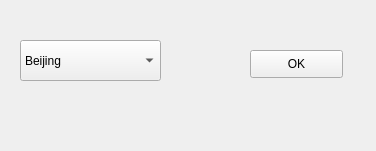
<?xml version="1.0" encoding="UTF-8"?>
<ui version="4.0">
 <class>prov_info</class>
 <widget class="QWidget" name="prov_info">
  <property name="geometry">
   <rect>
    <x>0</x>
    <y>0</y>
    <width>376</width>
    <height>151</height>
   </rect>
  </property>
  <property name="windowTitle">
   <string>Form</string>
  </property>
  <widget class="QPushButton" name="OKButton">
   <property name="geometry">
    <rect>
     <x>250</x>
     <y>50</y>
     <width>93</width>
     <height>28</height>
    </rect>
   </property>
   <property name="text">
    <string>OK</string>
   </property>
  </widget>
  <widget class="QComboBox" name="ComboBox">
   <property name="geometry">
    <rect>
     <x>20</x>
     <y>40</y>
     <width>141</width>
     <height>41</height>
    </rect>
   </property>
   <item>
    <property name="text">
     <string>Beijing</string>
    </property>
   </item>
   <item>
    <property name="text">
     <string>Tianjin</string>
    </property>
   </item>
   <item>
    <property name="text">
     <string>Hebei</string>
    </property>
   </item>
   <item>
    <property name="text">
     <string>Shanxi</string>
    </property>
   </item>
   <item>
    <property name="text">
     <string>Inner Mongolia</string>
    </property>
   </item>
   <item>
    <property name="text">
     <string>Liaoning</string>
    </property>
   </item>
   <item>
    <property name="text">
     <string>Jilin</string>
    </property>
   </item>
   <item>
    <property name="text">
     <string>Heilongjiang</string>
    </property>
   </item>
   <item>
    <property name="text">
     <string>Shanghai</string>
    </property>
   </item>
   <item>
    <property name="text">
     <string>Jiangsu</string>
    </property>
   </item>
   <item>
    <property name="text">
     <string>Zhejiang</string>
    </property>
   </item>
   <item>
    <property name="text">
     <string>Anhui</string>
    </property>
   </item>
   <item>
    <property name="text">
     <string>Fujian</string>
    </property>
   </item>
   <item>
    <property name="text">
     <string>Jiangxi</string>
    </property>
   </item>
   <item>
    <property name="text">
     <string>Shandong</string>
    </property>
   </item>
   <item>
    <property name="text">
     <string>Henan</string>
    </property>
   </item>
   <item>
    <property name="text">
     <string>Hubei</string>
    </property>
   </item>
   <item>
    <property name="text">
     <string>Hunan</string>
    </property>
   </item>
   <item>
    <property name="text">
     <string>Guangdong</string>
    </property>
   </item>
   <item>
    <property name="text">
     <string>Guangxi</string>
    </property>
   </item>
   <item>
    <property name="text">
     <string>Hainan</string>
    </property>
   </item>
   <item>
    <property name="text">
     <string>Chongqing</string>
    </property>
   </item>
   <item>
    <property name="text">
     <string>Sichuan</string>
    </property>
   </item>
   <item>
    <property name="text">
     <string>Guizhou</string>
    </property>
   </item>
   <item>
    <property name="text">
     <string>Yunnan</string>
    </property>
   </item>
   <item>
    <property name="text">
     <string>Tibet</string>
    </property>
   </item>
   <item>
    <property name="text">
     <string>Shaanxi</string>
    </property>
   </item>
   <item>
    <property name="text">
     <string>Gansu</string>
    </property>
   </item>
   <item>
    <property name="text">
     <string>Qinghai</string>
    </property>
   </item>
   <item>
    <property name="text">
     <string>Ningxia</string>
    </property>
   </item>
   <item>
    <property name="text">
     <string>Xingjiang</string>
    </property>
   </item>
   <item>
    <property name="text">
     <string>Taiwan</string>
    </property>
   </item>
  </widget>
 </widget>
 <resources/>
 <connections/>
</ui>
